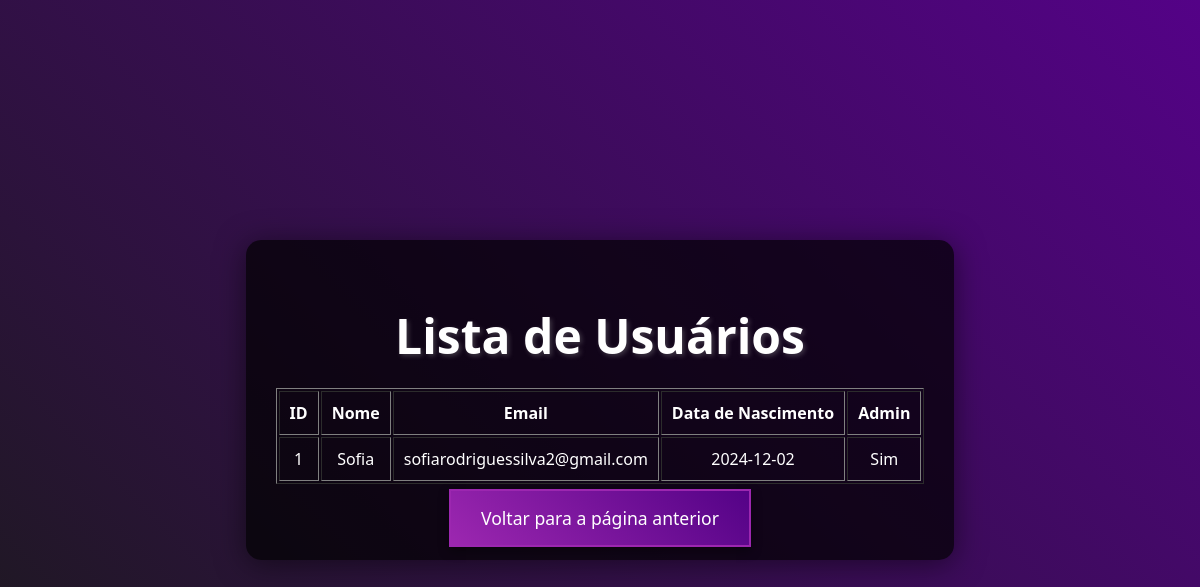
The app's page /usuarios (signed in) with its own data.
### cinema/models.py (models this page shows, shortened)
class Usuario(db.Model, UserMixin):#User mixin adiciona os métodos necessários para o Flask-Login funcionar, como is_authenticated, is_active
    id = db.Column(db.Integer, primary_key=True, autoincrement=True)
    nome= db.Column(db.String(100), nullable=False)
    email = db.Column(db.String(100), unique=True, nullable=False)
    senha = db.Column(db.String(255), nullable=False)
    data_nascimento = db.Column(db.Date)
    is_admin = db.Column(db.Boolean, default=False)

### app.py (the view)
@app.route('/usuarios')
@login_required
@admin_required
def listar_usuarios():
    usuarios = Usuario.query.all()
    return render_template('listarUsuarios.html', usuarios=usuarios)

### app.py (called while the page is built)
def admin_required(f):
    @wraps(f)
    def decorated_function(*args, **kwargs):
        if not current_user.is_authenticated:  # Verifica se o usuário está autenticado
            flash("Você precisa estar logado para acessar esta página.", "warning")
            return redirect(url_for('login'))  # Redireciona para login se não estiver logado
        if not current_user.is_admin:  # Verifica se o usuário é admin usando current_user
            flash("Acesso restrito para administradores.", "danger")
            return redirect(url_for('perfil'))  # Redireciona para a página do perfil do usuário
        return f(*args, **kwargs)
    return decorated_function

### cinema/__init__.py (called while the page is built)
def create_app():
    app = Flask(__name__, static_url_path='/static')
    app.secret_key = '17052008'
    project_dir = os.path.dirname(os.path.abspath(__file__))
    cinema_file = "sqlite:///{}".format(os.path.join(project_dir, "Cinema.db"))
    app.config["SQLALCHEMY_DATABASE_URI"] = cinema_file
    app.config["SQLALCHEMY_TRACK_MODIFICATIONS"] = False
    login_manager = LoginManager()
    login_manager.init_app(app)
    @login_manager.user_loader
    def load_user(user_id):
        from cinema.models import Usuario
        return Usuario.query.get(int(user_id))
    db.init_app(app)
    return app

### cinema/templates/listarUsuarios.html (shortened to what this page needs)
<!DOCTYPE html>
<html lang="pt-br">
    <head>
        <link rel="stylesheet" type="text/css" href="{{ url_for('static', filename='css/listar_filmes.css') }}">
    </head>
    <body>
        <div class="container">
            <h1>Lista de Usuários</h1>
            <table border="1" cellpadding="10">
                <thead>
                    <tr>
                        <th>ID</th>
                        <th>Nome</th>
                        <th>Email</th>
                        <th>Data de Nascimento</th>
                        <th>Admin</th>
                    </tr>
                </thead>
                <tbody>
                    {% for usuario in usuarios %}
                        <tr>
                            <td>{{ usuario.id }}</td>
                            <td>{{ usuario.nome }}</td>
                            <td>{{ usuario.email }}</td>
                            <td>{{ usuario.data_nascimento }}</td>
                            <td>{{ 'Sim' if usuario.is_admin else 'Não' }}</td>
                        </tr>
                    {% endfor %}
                </tbody>
            </table>
            <br>
            <a href="{{ url_for('perfil') }}" class="button">Voltar para a página anterior</a>
        </div>
    </body>
</html>

### cinema/static/css/listar_filmes.css (style rules this page uses)
body { font-family:system-ui, -apple-system, BlinkMacSystemFont, 'Segoe UI', Roboto, Oxygen, Ubuntu, Cantarell, 'Open Sans', 'Helvetica Neue', sans-serif ; background: linear-gradient(45deg, #1a1a1a, #540287); color: #fff; margin: 0; padding: 0; display: flex; justify-content: center; align-items: center; height: 100vh; flex-direction: column; }
.container { text-align: center; padding: 30px; background: rgba(0, 0, 0, 0.7); border-radius: 15px; box-shadow: 0 4px 30px rgba(0, 0, 0, 0.5); }
h1 { color: white; font-size: 3em; margin-bottom: 20px; text-shadow: 2px 2px 5px rgba(181, 181, 181, 0.29); }
.button { background: linear-gradient(45deg, #9c27b0, #540287); color: white; padding: 15px 30px; text-decoration: none; font-size: 1.1em; box-shadow: 0 4px 10px rgba(0, 0, 0, 0.4); transition: all 0.3s ease; border-radius: 0; border: 2px solid #9c27b0; }

### records on screen
Usuario: id "1", nome "Sofia", email "sofiarodriguessilva2@gmail.com", data_nascimento "2024-12-02", is_admin "Sim"
